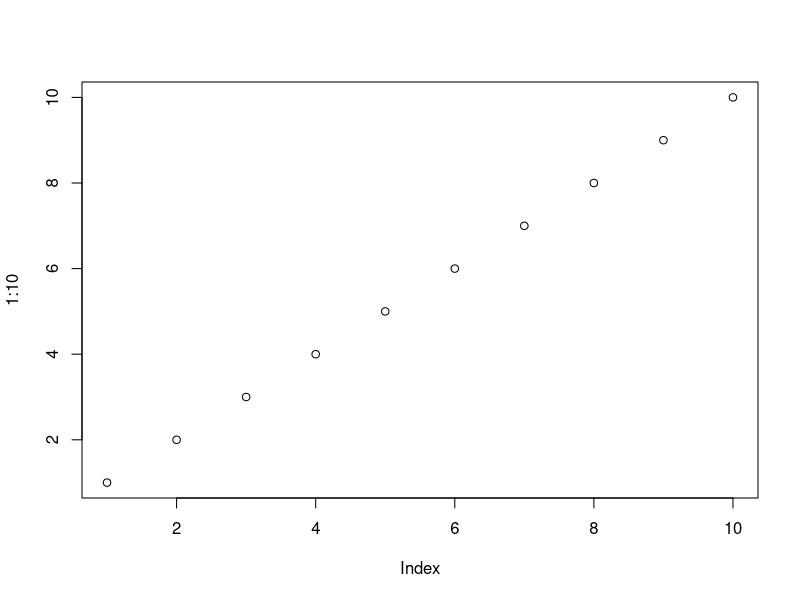
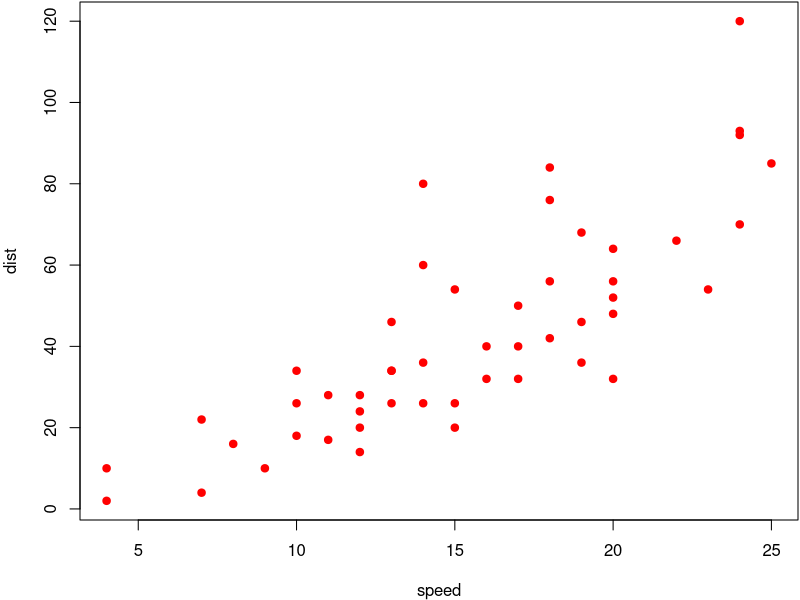

Source code (R) for these figures, in order:
## ---- chunk 1
plot(1:10)

options(digits = 3)
cat("hello world!")

set.seed(123)
(x=rnorm(40)+10)

knitr::kable(head(mtcars))

par(mar = c(4,4,0.1,0.1))
plot(cars,pch=19,col="red")

cat("hahaha")



